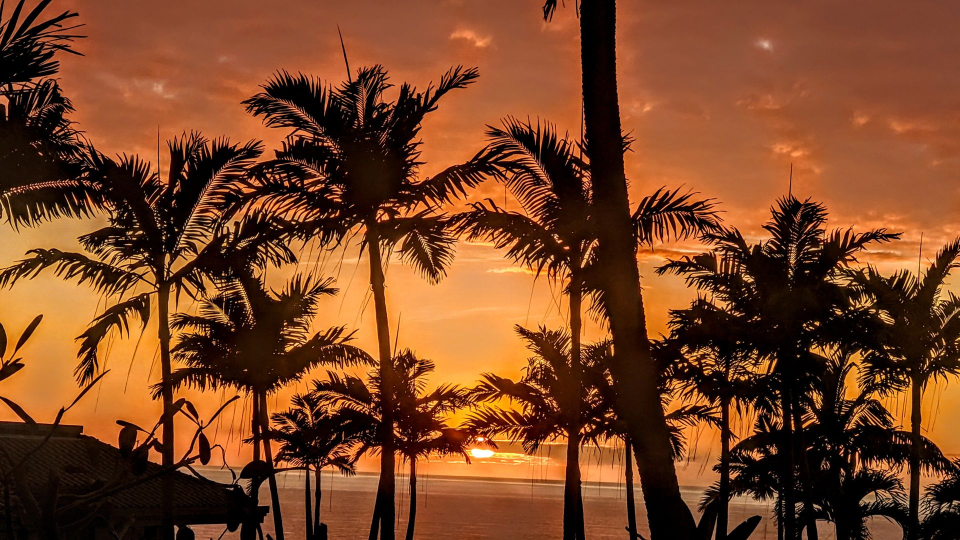
#> input picture P1/image1.jpg, 1920 x 1080 px (shown at 1/2 size)
$ python RGB_YUV.py
#> lines starting #> are read from the running program, lines starting #| are printed output that depends on the picture
import cv2
import subprocess
import numpy as np

class Exercise1:
    @staticmethod
    def RGB_to_YUV(R, G, B):
        Y = 0.299 * R + 0.587 * G + 0.114 * B
        U = -0.147 * R - 0.289 * G + 0.436 * B
        V = 0.615 * R - 0.515 * G - 0.100 * B
        return Y, U, V

    @staticmethod
    def YUV_to_RGB(Y, U, V):
        R = Y + 1.13983 * V
        G = Y - 0.39465 * U - 0.58060 * V
        B = Y + 2.03211 * U
        return R, G, B

class Exercise2:
    @staticmethod
    def resize(input_file, scale, outputfile):
#> called with input_file = 'image1.jpg', scale = 'scale=320:200', outputfile = 'outputfile.jpg'
        try:
            size = ['ffmpeg', '-i', input_file, '-vf', scale, outputfile]
            subprocess.run(size, check=True)
#> (this line was passed over: subprocess is not available in this run)
        except Exception as e:
            print("Los valores no son correctos")

class Exercise3:
    @staticmethod
    def serpentina(input_file):
#> called with input_file = 'image1.jpg'
        img = cv2.imread(input_file)
#> img is the input picture: shape (1080, 1920, 3); mean B, G, R 36.3, 68.6, 122.8

        # Convert the image to grayscale
        gray_image = cv2.cvtColor(img, cv2.COLOR_BGR2GRAY)
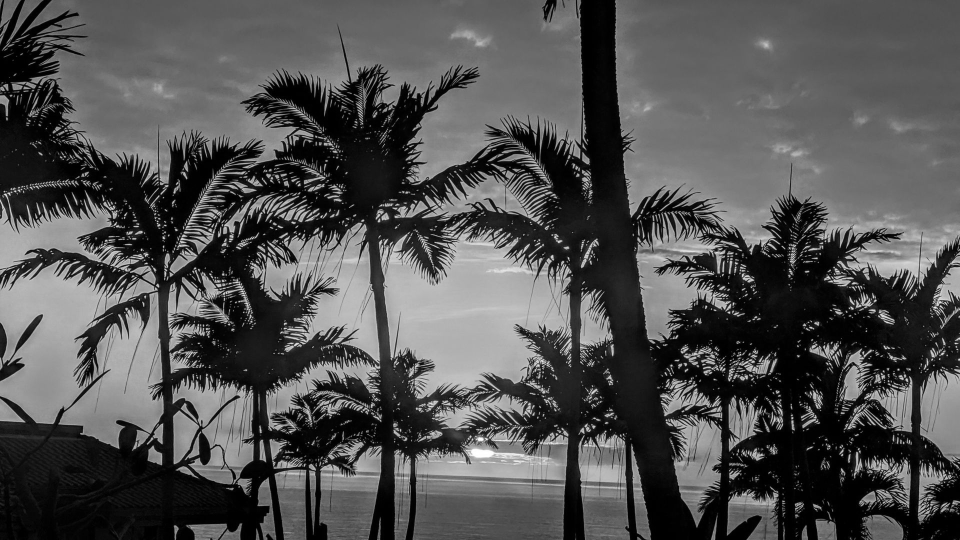
#> gray_image: shape (1080, 1920) (shown at 1/2 size); min 0, max 255, mean 81.1
        height, width = gray_image.shape
#> height = 1080; width = 1920

        zigzag_order = np.array([
            [0, 1, 5, 6, 14, 15, 27, 28],
            [2, 4, 7, 13, 16, 26, 29, 42],
            [3, 8, 12, 17, 25, 30, 41, 43],
            [9, 11, 18, 24, 31, 40, 44, 53],
            [10, 19, 23, 32, 39, 45, 52, 54],
            [20, 22, 33, 38, 46, 51, 55, 60],
            [21, 34, 37, 47, 50, 56, 59, 61],
            [35, 36, 48, 49, 57, 58, 62, 63]
        ])
        blocks = []

        for i in range(0, height, 8):
            for j in range(0, width, 8):
                block = gray_image[i:i+8, j:j+8]
                blocks.append(block)
#> after the loop, blocks = 32400 items

        for block in blocks:
            flattened_block = block.flatten()[zigzag_order]
            print(flattened_block)
#> this loop made 32400 passes
#> (printed output is left out)

class Exercise4:
    @staticmethod
    def RGB_to_BW(input_file):
#> called with input_file = 'image1.jpg'
        try:
            BW = ['ffmpeg', '-i', input_file, '-vf', 'format=gray', '-q:v', '0.001', 'output_BW.jpg']
            subprocess.run(BW, check=True)
#> (this line was passed over: subprocess is not available in this run)
        except Exception as e:
            print("Los valores no son correctos")

class Exercise5:
    @staticmethod
    def run_length_encode(data):
        encoded_data = []
        i = 0
        n = len(data)

        while i < n:
            count = 1
            while i < n - 1 and data[i] == data[i + 1]:
                count += 1
                i += 1
            encoded_data.extend([count, data[i]])
            i += 1

        return bytes(encoded_data)

class Exercise6:
    def __init__(self):
        pass

    def encode(self, input_data):
        # Apply DCT encoding to input data
        encoded_data = cv2.dct(np.float32(input_data))
        return encoded_data

    def decode(self, encoded_data):
        # Apply inverse DCT to encoded data to retrieve the original data
        decoded_data = cv2.idct(np.float32(encoded_data))
        return decoded_data

if __name__ == '__main__':
    # Ejemplo de uso de las clases y métodos
    y, u, v = Exercise1.RGB_to_YUV(255, 128, 128)
    print("YUV:", y, u, v)
    R, G, B = Exercise1.YUV_to_RGB(y, u, v)
    print("RGB:", R, G, B)
    ''' Podemos llamar a cualquiera de estos dos funciones, y podemos ver como pasa de un modo a otro.'''
    # Ejercicio 2
    Exercise2.resize('image1.jpg', 'scale=320:200', 'outputfile.jpg')

    ''' Aquí he utilizado el ffmpeg, con el suborosses y tiene como input la imagen que tenemos, las scala que queremos hacer resize, y el nombre del archivo del output.
    Si alguuno de estos valores no esta bien definido como deberia estar, hace un break y no calcula el outputfile. Si todo funciona bien, podemos ver como la imagen que queda,
    tiene menor calidad.'''
    # Ejercicio 3
    Exercise3.serpentina('image1.jpg')

    '''El print de esa ejercicio son los balores de cada byte de la imagen, pero dividida en bloques de 8x8, para ello dividivos la imagen
     en esos bloques, y luego hacemos un zigzag pattern para leer cada uno de lo bloques en diagonal.'''

    # Ejercicio 4
    Exercise4.RGB_to_BW('image1.jpg')
    '''Aqui, he utilizado la funcion de subproccess con ffmpeg para pasarlo a blanco y negro y hacerle una compresión maxima, para la pasar a blanco y negro
     he hecho format = gray que automaticamente lo pasa al blanco y negro. En cuanto a la compressión, he visto que se hacia la maxima compresión, es decir que ocupe muy poco,
     pero que la calidad se pueda perder con -q:v 0, pero nose porque, al cambiar este valor al máximo o minimo el output no cambia.'''
    # Ejercicio 5
    input_bytes = b'\x01\x01\x01\x01\x01\x02\x02\x03\x04\x04\x04'
    encoded_bytes = Exercise5.run_length_encode(input_bytes)
    print(encoded_bytes)
    '''En este ejercicio en run_length_encode nos devuelve el primero el numero de repeticiones de un mismo pixel,
    y luego el pixel que se repite, ten en cuenta que los inputs bytes tienes que estar escritos de forma correcta.'''
    # Ejercicio 6
    input_data = np.array([[255, 128, 128, 128, 128, 128, 128, 128],
                           [128, 128, 128, 128, 128, 128, 128, 128],
                           [128, 128, 128, 128, 128, 128, 128, 128],
                           [128, 128, 128, 128, 128, 128, 128, 128],
                           [128, 128, 128, 128, 128, 128, 128, 128],
                           [128, 128, 128, 128, 128, 128, 128, 128],
                           [128, 128, 128, 128, 128, 128, 128, 128],
                           [128, 128, 128, 128, 128, 128, 128, 128]], dtype=np.uint8)

    dct_encoder_decoder = Exercise6()

    # Encode the data using DCT
    encoded_data = dct_encoder_decoder.encode(input_data)
    print("Encoded Data:")
    print(encoded_data)

    # Decode the encoded data to retrieve the original data
    decoded_data = dct_encoder_decoder.decode(encoded_data)
    print("\nDecoded Data:")
    print(decoded_data)

    '''Como podemos observar en el encoder, aunque sean mismos numeros no devuelve el mismo resultado,
    ya que no solo depende del numero sino tambien de la posición de las frecuencias en la imagen y como
    se distribuyen en los componentes del DCT
    Al hacer decoder, los resultados son los mismos que los del input, pero con un error muy pequeño'''
